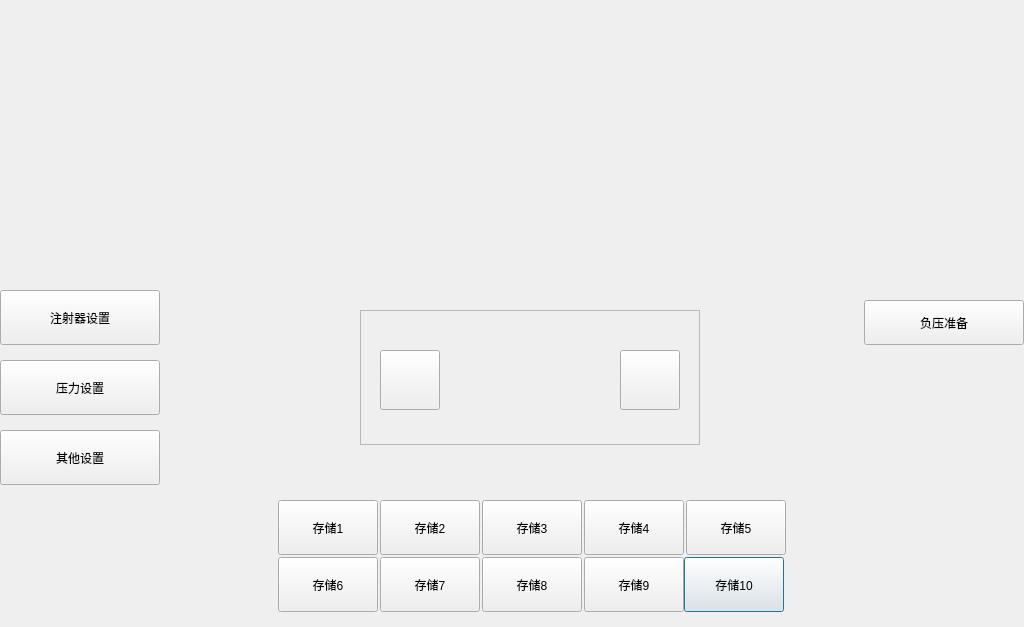
<?xml version="1.0" encoding="UTF-8"?>
<ui version="4.0">
 <class>MainContentsUI</class>
 <widget class="QDialog" name="MainContentsUI">
  <property name="geometry">
   <rect>
    <x>0</x>
    <y>0</y>
    <width>1024</width>
    <height>627</height>
   </rect>
  </property>
  <property name="windowTitle">
   <string>Dialog</string>
  </property>
  <widget class="QPushButton" name="store10">
   <property name="geometry">
    <rect>
     <x>684</x>
     <y>557</y>
     <width>100</width>
     <height>55</height>
    </rect>
   </property>
   <property name="text">
    <string>存储10</string>
   </property>
  </widget>
  <widget class="QPushButton" name="store5">
   <property name="geometry">
    <rect>
     <x>686</x>
     <y>500</y>
     <width>100</width>
     <height>55</height>
    </rect>
   </property>
   <property name="text">
    <string>存储5</string>
   </property>
  </widget>
  <widget class="QPushButton" name="store4">
   <property name="geometry">
    <rect>
     <x>584</x>
     <y>500</y>
     <width>100</width>
     <height>55</height>
    </rect>
   </property>
   <property name="text">
    <string>存储4</string>
   </property>
  </widget>
  <widget class="QPushButton" name="pressSetting">
   <property name="geometry">
    <rect>
     <x>0</x>
     <y>360</y>
     <width>160</width>
     <height>55</height>
    </rect>
   </property>
   <property name="text">
    <string>压力设置</string>
   </property>
  </widget>
  <widget class="QPushButton" name="store2">
   <property name="geometry">
    <rect>
     <x>380</x>
     <y>500</y>
     <width>100</width>
     <height>55</height>
    </rect>
   </property>
   <property name="text">
    <string>存储2</string>
   </property>
  </widget>
  <widget class="QPushButton" name="otherSetting">
   <property name="geometry">
    <rect>
     <x>0</x>
     <y>430</y>
     <width>160</width>
     <height>55</height>
    </rect>
   </property>
   <property name="text">
    <string>其他设置</string>
   </property>
  </widget>
  <widget class="QPushButton" name="store6">
   <property name="geometry">
    <rect>
     <x>278</x>
     <y>557</y>
     <width>100</width>
     <height>55</height>
    </rect>
   </property>
   <property name="text">
    <string>存储6</string>
   </property>
  </widget>
  <widget class="QPushButton" name="store9">
   <property name="geometry">
    <rect>
     <x>584</x>
     <y>557</y>
     <width>100</width>
     <height>55</height>
    </rect>
   </property>
   <property name="text">
    <string>存储9</string>
   </property>
  </widget>
  <widget class="QPushButton" name="store1">
   <property name="geometry">
    <rect>
     <x>278</x>
     <y>500</y>
     <width>100</width>
     <height>55</height>
    </rect>
   </property>
   <property name="text">
    <string>存储1</string>
   </property>
  </widget>
  <widget class="QPushButton" name="syringeSetting">
   <property name="geometry">
    <rect>
     <x>0</x>
     <y>290</y>
     <width>160</width>
     <height>55</height>
    </rect>
   </property>
   <property name="text">
    <string>注射器设置</string>
   </property>
  </widget>
  <widget class="QPushButton" name="store7">
   <property name="geometry">
    <rect>
     <x>380</x>
     <y>557</y>
     <width>100</width>
     <height>55</height>
    </rect>
   </property>
   <property name="text">
    <string>存储7</string>
   </property>
  </widget>
  <widget class="QPushButton" name="store8">
   <property name="geometry">
    <rect>
     <x>482</x>
     <y>557</y>
     <width>100</width>
     <height>55</height>
    </rect>
   </property>
   <property name="text">
    <string>存储8</string>
   </property>
  </widget>
  <widget class="QPushButton" name="store3">
   <property name="geometry">
    <rect>
     <x>482</x>
     <y>500</y>
     <width>100</width>
     <height>55</height>
    </rect>
   </property>
   <property name="text">
    <string>存储3</string>
   </property>
  </widget>
  <widget class="QPushButton" name="vacPrepare">
   <property name="geometry">
    <rect>
     <x>864</x>
     <y>300</y>
     <width>160</width>
     <height>45</height>
    </rect>
   </property>
   <property name="text">
    <string>负压准备</string>
   </property>
  </widget>
  <widget class="QFrame" name="frame">
   <property name="geometry">
    <rect>
     <x>360</x>
     <y>310</y>
     <width>340</width>
     <height>135</height>
    </rect>
   </property>
   <property name="styleSheet">
    <string notr="true"/>
   </property>
   <property name="frameShape">
    <enum>QFrame::StyledPanel</enum>
   </property>
   <property name="frameShadow">
    <enum>QFrame::Raised</enum>
   </property>
   <widget class="QPushButton" name="mainUiLeft">
    <property name="geometry">
     <rect>
      <x>20</x>
      <y>40</y>
      <width>60</width>
      <height>60</height>
     </rect>
    </property>
    <property name="text">
     <string/>
    </property>
   </widget>
   <widget class="QPushButton" name="mainUiRight">
    <property name="geometry">
     <rect>
      <x>260</x>
      <y>40</y>
      <width>60</width>
      <height>60</height>
     </rect>
    </property>
    <property name="text">
     <string/>
    </property>
   </widget>
  </widget>
 </widget>
 <resources/>
 <connections/>
</ui>
